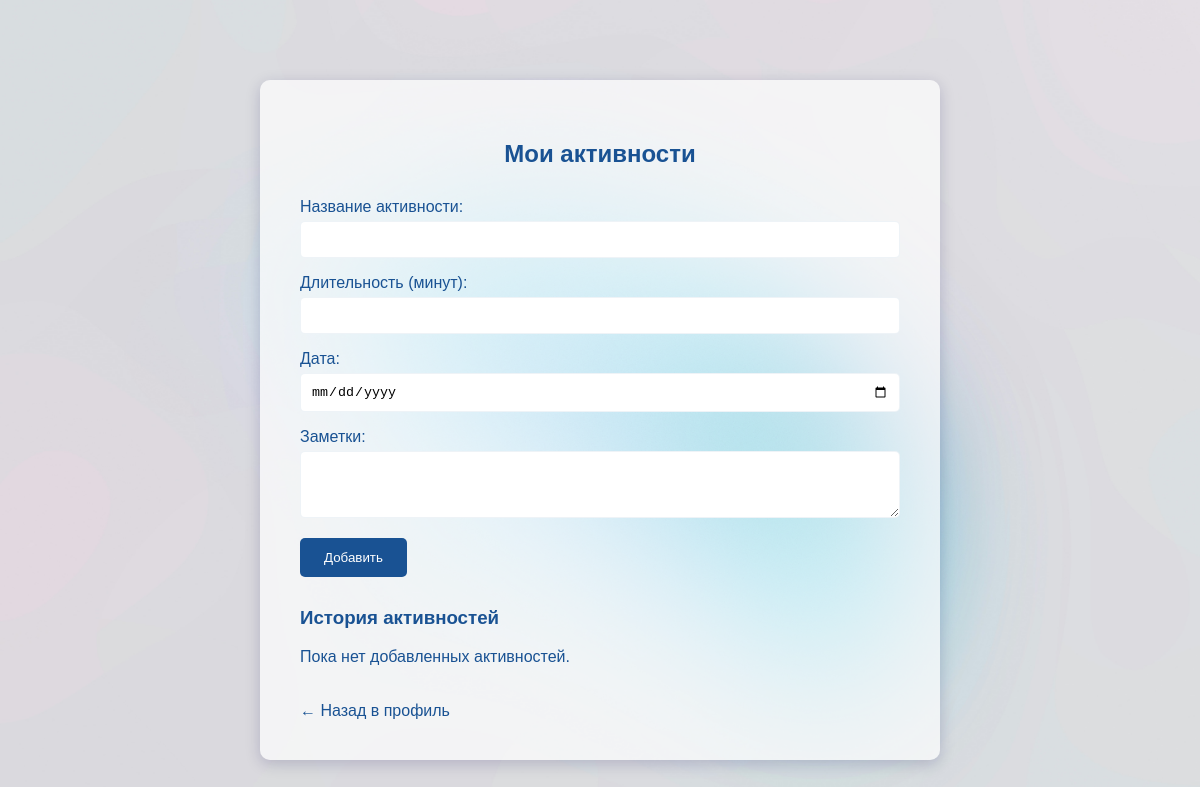
Before: /activities/ (signed in) with the older database file.
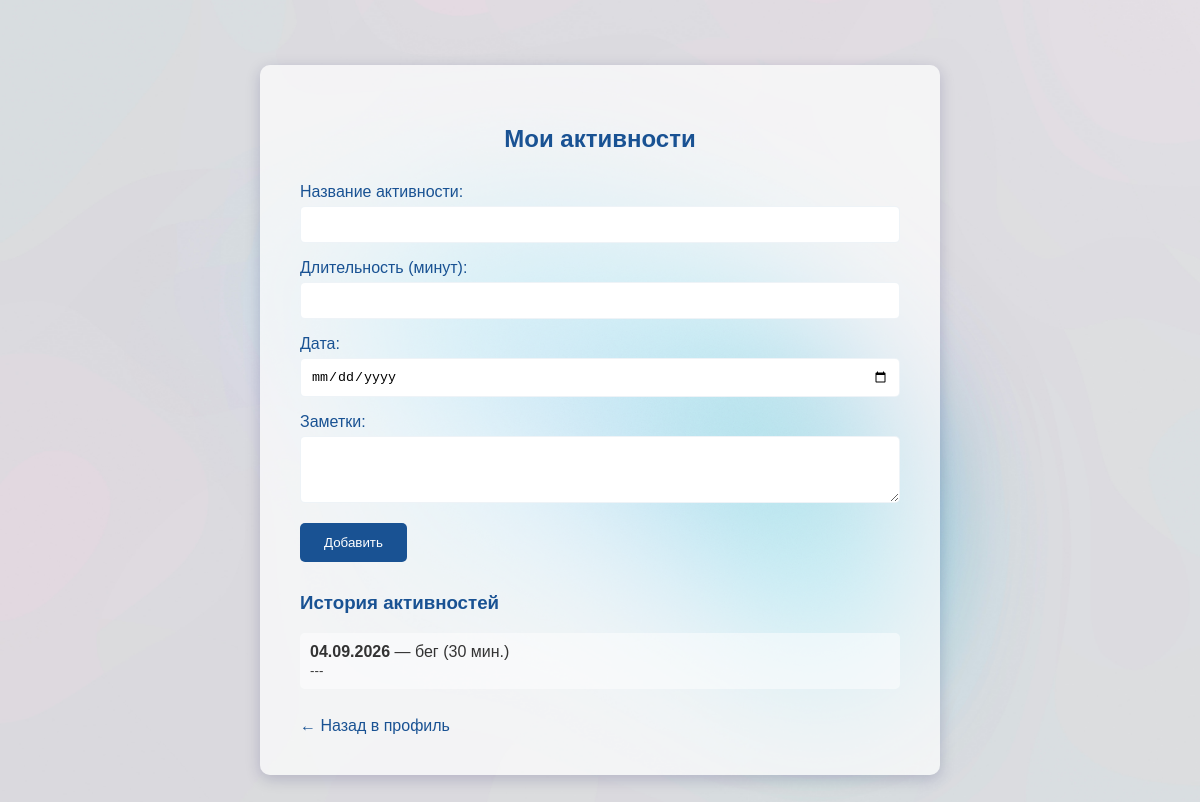
After: the same page with the newer database file.
### patients/models.py (models this page shows, shortened)
class Activity(models.Model):
    patient = models.ForeignKey(PatientProfile, on_delete=models.CASCADE, related_name='activities')
    name = models.CharField(max_length=200, verbose_name='Название активности')
    duration = models.IntegerField(verbose_name='Длительность (минут)')
    date = models.DateField(verbose_name='Дата')
    notes = models.TextField(blank=True, null=True, verbose_name='Заметки')
    class Meta:
        verbose_name = 'Активность'
        verbose_name_plural = 'Активности'
        ordering = ['-date']
    class Meta:
        ordering = ['-date']

### patients/views.py (the view)
# urls.py: path('activities/', views.activities, name='activities'),
@login_required
def activities(request):
    try:
        patient_profile = request.user.patient_profile
    except PatientProfile.DoesNotExist:
        patient_profile = None
    if request.method == 'POST':
        form = ActivityForm(request.POST)
        if form.is_valid():
            activity = form.save(commit=False)
            activity.patient = patient_profile
            activity.save()
            return redirect('activities')
    else:
        form = ActivityForm()
    activities_list = Activity.objects.filter(patient=patient_profile)
    return render(request, 'patients/activities.html', {
        'form': form,
        'activities_list': activities_list,
    })

### patients/forms.py
class ActivityForm(forms.ModelForm):
    class Meta:
        model = Activity
        fields = ['name', 'duration', 'date', 'notes']
        widgets = {
            'date': forms.DateInput(attrs={'type': 'date'}),
            'notes': forms.Textarea(attrs={'rows': 3}),
        }

### patients/templates/patients/activities.html (shortened to what this page needs)
{% load static %}
<!DOCTYPE html>
<html lang="ru">
<head>
</head>
<body>
    <div class="container">
        <h2>Мои активности</h2>
        <form method="post">
            {{ form.as_p }}
            <button type="submit" class="btn">Добавить</button>
        </form>
        <div class="activities-list">
            <h3 style="color: #195293;">История активностей</h3>
            {% for activity in activities_list %}
                <div class="activity-item">
                    <strong>{{ activity.date|date:"d.m.Y" }}</strong> — {{ activity.name }} ({{ activity.duration }} мин.)
                    {% if activity.notes %}<br><small>{{ activity.notes }}</small>{% endif %}
                </div>
            {% empty %}
                <p style="color: #195293;">Пока нет добавленных активностей.</p>
            {% endfor %}
        </div>
        <a href="{% url 'profile' %}" class="back">← Назад в профиль</a>
    </div>
</body>
</html>

Changed rows visible on the page:
added Activity: date "04.09.2026", name "бег", duration "30", notes "---"
Other visible differences:
text no longer shown: "Пока нет добавленных активностей."
